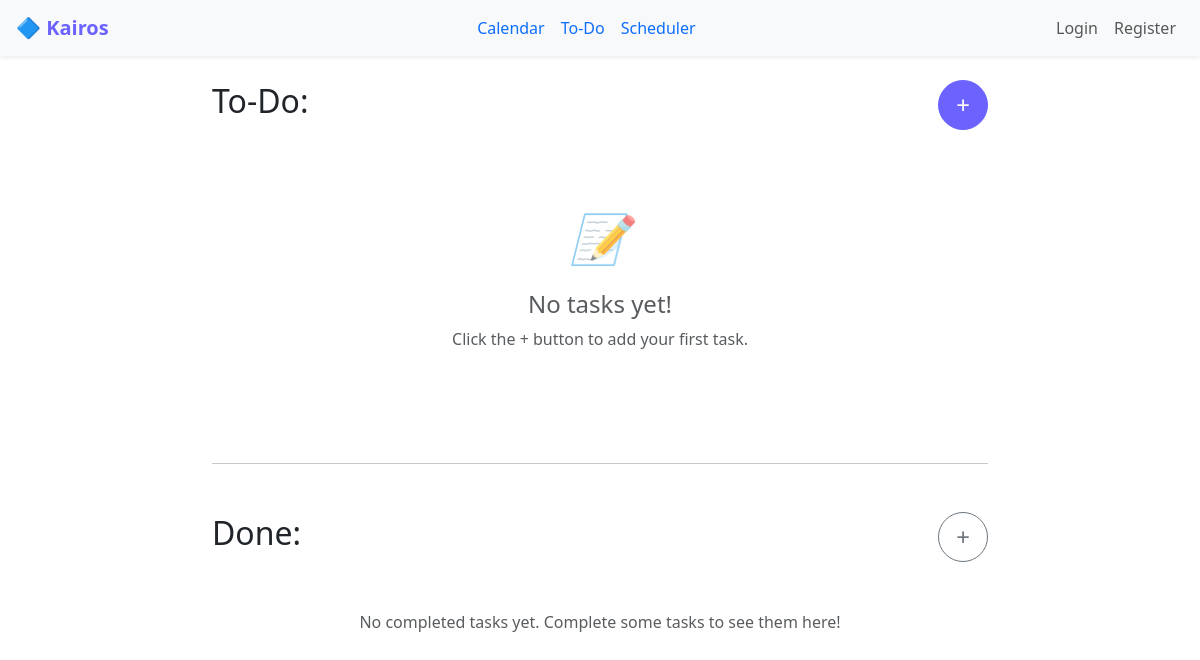
Before: /todo (signed in) with the older database file.
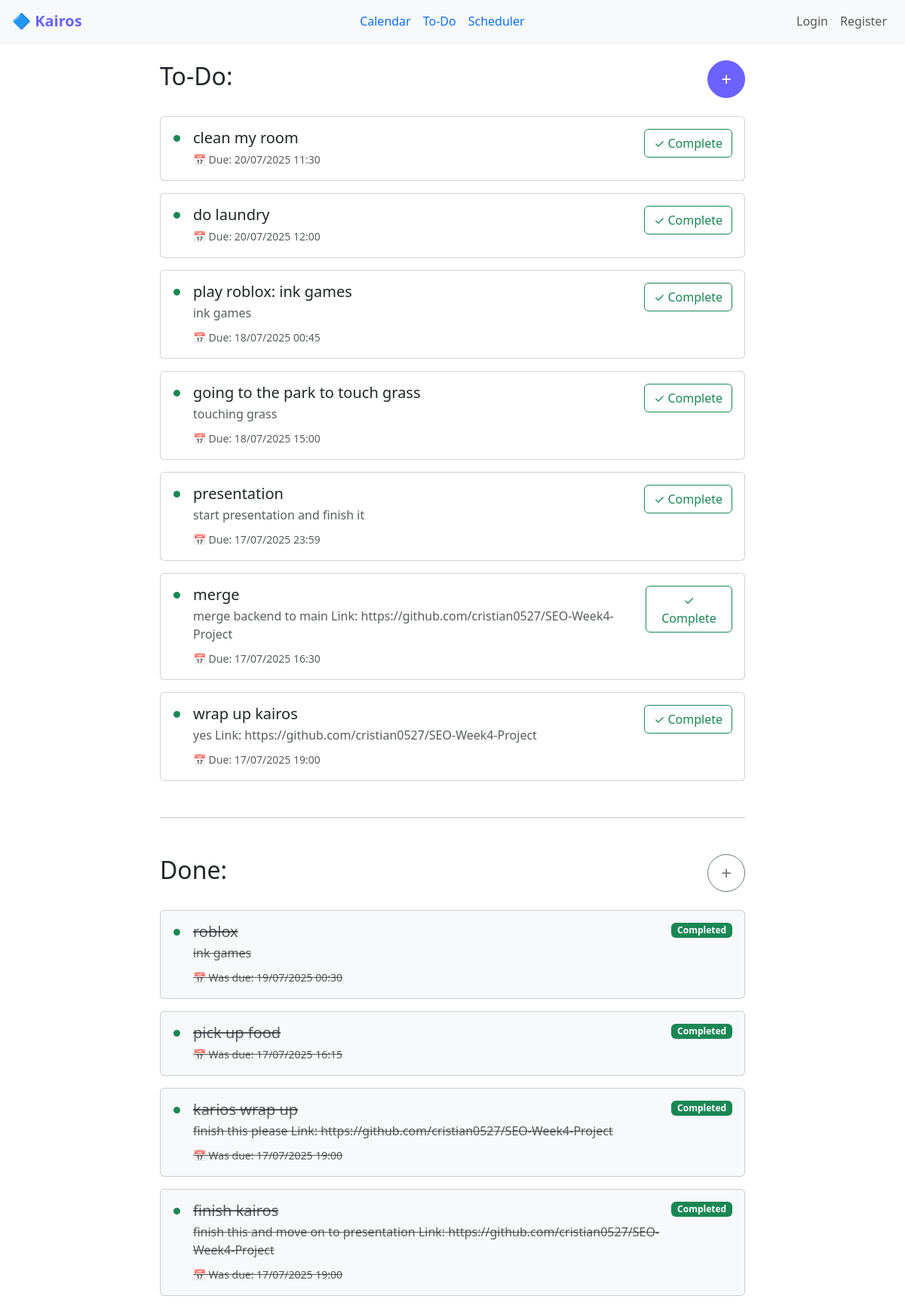
After: the same page with the newer database file.
### tables this page shows
CREATE TABLE tasks (
	id INTEGER NOT NULL, 
	user_id INTEGER NOT NULL, 
	title VARCHAR NOT NULL, 
	description TEXT, 
	due_date DATETIME, 
	scheduled_time DATETIME, 
	is_completed BOOLEAN, 
	google_event VARCHAR, 
	created_at DATETIME, 
	PRIMARY KEY (id), 
	FOREIGN KEY(user_id) REFERENCES users (id)
);

### main.py (the view)
@app.route('/todo')
def todo():
    if 'user_id' not in session:
        flash("Please log in first.", "warning")
        return redirect(url_for('login'))
    pending_tasks = get_pending_tasks(session['user_id'])
    completed_tasks = get_completed_tasks(session['user_id'])
    return render_template('todo.html', pending_tasks=pending_tasks, completed_tasks=completed_tasks)

### main.py (called while the page is built)
@app.template_filter('ddmmyyyy_time')
def ddmmyyyy_time_filter(datetime_obj):
    if datetime_obj:
        return datetime_obj.strftime('%d/%m/%Y %H:%M')
    return ''

### users.py (called while the page is built)
def get_completed_tasks(user_id):
    query = db.select(tasks).where(
        tasks.c.user_id == user_id,
        tasks.c.is_completed == True
    ).order_by(tasks.c.created_at.desc())
    with engine.connect() as conn:
        return conn.execute(query).fetchall()

def get_pending_tasks(user_id):
    query = db.select(tasks).where(
        tasks.c.user_id == user_id,
        tasks.c.is_completed == False
    ).order_by(tasks.c.created_at.desc())
    with engine.connect() as conn:
        return conn.execute(query).fetchall()

### templates/todo.html (shortened to what this page needs)
{% extends 'layout.html' %}
{% block content %}
<div class="row">
  <div class="col-md-8 mx-auto">
    <div class="d-flex justify-content-between align-items-center mb-4">
      <h2>To-Do:</h2>
      <button class="btn btn-primary rounded-circle" data-bs-toggle="modal" data-bs-target="#addTaskModal" style="width: 50px; height: 50px; font-size: 24px;">+</button>
    </div>
    {% if pending_tasks %}
      {% for task in pending_tasks %}
      <div class="card mb-3">
        <div class="card-body">
          <div class="d-flex align-items-start">
            <div class="text-success me-3 mt-1" style="font-size: 12px;">●</div>
            <div class="flex-grow-1">
              <h5 class="card-title mb-1">{{ task.title }}</h5>
              {% if task.description %}
                <p class="card-text text-muted mb-2">{{ task.description }}</p>
              {% endif %}
              {% if task.due_date %}
                <small class="text-muted">📅 Due: {{ task.due_date|ddmmyyyy_time }}</small>
              {% endif %}
            </div>
            <form method="POST" action="{{ url_for('complete_task', task_id=task.id) }}" class="d-inline">
              <button type="submit" class="btn btn-outline-success">✓ Complete</button>
            </form>
          </div>
        </div>
      </div>
      {% endfor %}
    {% else %}
      <div class="text-center py-5">
        <div class="text-muted mb-3">
          <i style="font-size: 48px;">📝</i>
        </div>
        <h4 class="text-muted">No tasks yet!</h4>
        <p class="text-muted">Click the + button to add your first task.</p>
      </div>
    {% endif %}
    <hr class="my-5">
    <div class="d-flex justify-content-between align-items-center mb-4">
      <h2>Done:</h2>
      <button class="btn btn-outline-secondary rounded-circle" style="width: 50px; height: 50px; font-size: 24px;">+</button>
    </div>
    {% if completed_tasks %}
      {% for task in completed_tasks %}
      <div class="card mb-3 bg-light">
        <div class="card-body">
          <div class="d-flex align-items-start">
            <div class="text-success me-3 mt-1" style="font-size: 12px;">●</div>
            <div class="flex-grow-1">
              <h5 class="card-title mb-1"><del class="text-muted">{{ task.title }}</del></h5>
              {% if task.description %}
                <p class="card-text text-muted mb-2"><del>{{ task.description }}</del></p>
              {% endif %}
              {% if task.due_date %}
                <small class="text-muted"><del>📅 Was due: {{ task.due_date|ddmmyyyy_time }}</del></small>
              {% endif %}
            </div>
            <span class="badge bg-success">Completed</span>
          </div>
        </div>
      </div>
      {% endfor %}
    {% else %}
      <div class="text-center py-4">
        <p class="text-muted">No completed tasks yet. Complete some tasks to see them here!</p>
      </div>
    {% endif %}
  </div>
</div>
{% endblock %}

### templates/layout.html (shortened to what this page needs)
<!doctype html>
<html lang="en">
<head>
  <link href="https://cdn.jsdelivr.net/npm/bootstrap@5.3.0/dist/css/bootstrap.min.css" rel="stylesheet">
</head>
<body>
  <nav class="navbar navbar-expand-lg navbar-light bg-light px-3 shadow-sm">
    <a class="navbar-brand kairos-brand" href="{{ url_for('calendar_view') }}">🔷 Kairos</a>
    {% if session.user_id %}
    <div class="navbar-nav mx-auto">
      <ul class="nav nav-pills">
        <li class="nav-item">
          <a class="nav-link" href="{{ url_for('calendar_view') }}">Calendar</a>
        </li>
        <li class="nav-item">
          <a class="nav-link" href="{{ url_for('todo') }}">To-Do</a>
        </li>
        <li class="nav-item">
          <a class="nav-link" href="{{ url_for('scheduler') }}">Scheduler</a>
        </li>
      </ul>
    </div>
    <div class="navbar-nav">
      {% if session.user %}
        <a class="nav-link" href="{{ url_for('calendar') }}">Calendar</a>
        <!-- <a class="nav-link" href="{{ url_for('logout') }}">To-Do</a>
        <a class="nav-link" href="{{ url_for('logout') }}">Scheduler</a> -->
        <a class="nav-link" href="{{ url_for('logout') }}">Logout ({{ session.user }})</a>
        <a class="nav-link" href="{{ url_for('authorize') }}">📅 Connect Calendar</a>
      {% else %}
        <a class="nav-link" href="{{ url_for('login') }}">Login</a>
        <a class="nav-link" href="{{ url_for('register') }}">Register</a>
      {% endif %}
    </div>
    {% endif %}
  </nav>
  <div class="container-fluid mt-4">
    {% block content %}{% endblock %}
  </div>
</body>
</html>

### templates/layout.html (style rules this page uses)
.kairos-brand { font-weight: bold; color: #6c63ff !important; }
.btn-primary { background-color: #6c63ff; border-color: #6c63ff; }

Changed rows visible on the page:
added tasks: title "clean my room", due_date|ddmmyyyy_time "20/07/2025 11:30", shown under "To-Do:"
added tasks: title "do laundry", due_date|ddmmyyyy_time "20/07/2025 12:00", shown under "To-Do:"
added tasks: title "play roblox: ink games", description "ink games", due_date|ddmmyyyy_time "18/07/2025 00:45", shown under "To-Do:"
added tasks: title "going to the park to touch grass", description "touching grass", due_date|ddmmyyyy_time "18/07/2025 15:00", shown under "To-Do:"
added tasks: title "presentation", description "start presentation and finish it", due_date|ddmmyyyy_time "17/07/2025 23:59", shown under "To-Do:"
added tasks: title "merge", description "merge backend to main Link: https://github.com/cristian0527/SEO-Week4-Project", due_date|ddmmyyyy_time "17/07/2025 16:30", shown under "To-Do:"
added tasks: title "wrap up kairos", description "yes Link: https://github.com/cristian0527/SEO-Week4-Project", due_date|ddmmyyyy_time "17/07/2025 19:00", shown under "To-Do:"
added tasks: title "roblox", description "ink games", due_date|ddmmyyyy_time "19/07/2025 00:30", shown under "Done:"
added tasks: title "pick up food", due_date|ddmmyyyy_time "17/07/2025 16:15", shown under "Done:"
added tasks: title "karios wrap up", description "finish this please Link: https://github.com/cristian0527/SEO-Week4-Project", due_date|ddmmyyyy_time "17/07/2025 19:00", shown under "Done:"
added tasks: title "finish kairos", description "finish this and move on to presentation Link: https://github.com/cristian0527/SEO-Week4-Project", due_date|ddmmyyyy_time "17/07/2025 19:00", shown under "Done:"
Other visible differences:
text no longer shown: "📝 No tasks yet! Click the + button to add your first task. No completed tasks yet. Complete some tasks to see them here!"
